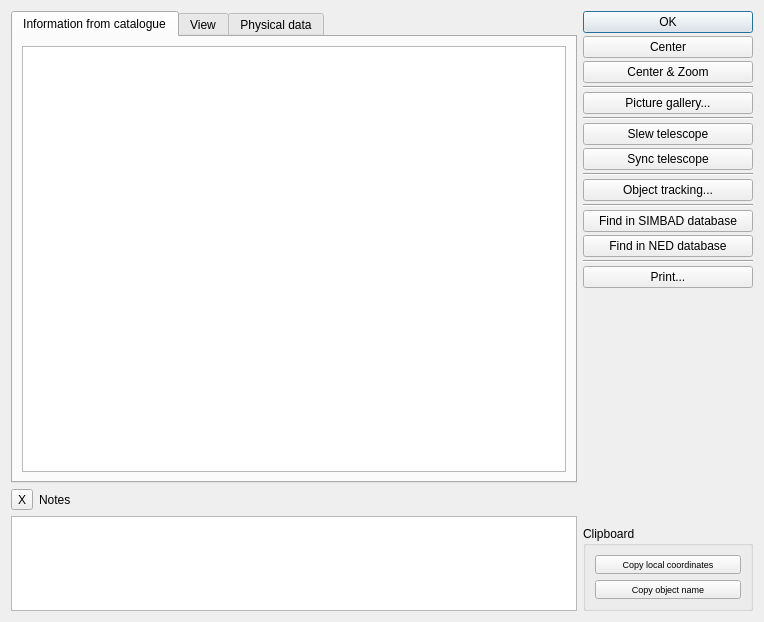
<?xml version="1.0" encoding="UTF-8"?>
<ui version="4.0">
 <class>CObjInfo</class>
 <widget class="QDialog" name="CObjInfo">
  <property name="geometry">
   <rect>
    <x>0</x>
    <y>0</y>
    <width>764</width>
    <height>622</height>
   </rect>
  </property>
  <property name="sizePolicy">
   <sizepolicy hsizetype="Fixed" vsizetype="Fixed">
    <horstretch>0</horstretch>
    <verstretch>0</verstretch>
   </sizepolicy>
  </property>
  <property name="windowTitle">
   <string>Dialog</string>
  </property>
  <layout class="QGridLayout" name="gridLayout_4" rowstretch="15,1,1" columnstretch="10,3">
   <item row="0" column="1" rowspan="2">
    <layout class="QVBoxLayout" name="verticalLayout">
     <property name="spacing">
      <number>3</number>
     </property>
     <item>
      <widget class="QPushButton" name="clb_ok">
       <property name="maximumSize">
        <size>
         <width>16777215</width>
         <height>28</height>
        </size>
       </property>
       <property name="font">
        <font>
         <family>Segoe UI</family>
         <weight>50</weight>
         <bold>false</bold>
         <kerning>false</kerning>
        </font>
       </property>
       <property name="text">
        <string>OK</string>
       </property>
       <property name="checkable">
        <bool>false</bool>
       </property>
      </widget>
     </item>
     <item>
      <widget class="QPushButton" name="clb_center">
       <property name="maximumSize">
        <size>
         <width>16777215</width>
         <height>28</height>
        </size>
       </property>
       <property name="font">
        <font>
         <family>Segoe UI</family>
         <weight>50</weight>
         <bold>false</bold>
         <kerning>false</kerning>
        </font>
       </property>
       <property name="text">
        <string>Center</string>
       </property>
      </widget>
     </item>
     <item>
      <widget class="QPushButton" name="clb_center_zoom">
       <property name="maximumSize">
        <size>
         <width>16777215</width>
         <height>28</height>
        </size>
       </property>
       <property name="font">
        <font>
         <family>Segoe UI</family>
         <weight>50</weight>
         <bold>false</bold>
         <kerning>false</kerning>
        </font>
       </property>
       <property name="text">
        <string>Center &amp;&amp; Zoom</string>
       </property>
      </widget>
     </item>
     <item>
      <widget class="Line" name="line_2">
       <property name="orientation">
        <enum>Qt::Horizontal</enum>
       </property>
      </widget>
     </item>
     <item>
      <widget class="QPushButton" name="clb_gallery">
       <property name="maximumSize">
        <size>
         <width>16777215</width>
         <height>28</height>
        </size>
       </property>
       <property name="font">
        <font>
         <family>Segoe UI</family>
         <weight>50</weight>
         <bold>false</bold>
        </font>
       </property>
       <property name="text">
        <string>Picture gallery...</string>
       </property>
      </widget>
     </item>
     <item>
      <widget class="Line" name="line_3">
       <property name="orientation">
        <enum>Qt::Horizontal</enum>
       </property>
      </widget>
     </item>
     <item>
      <widget class="QPushButton" name="clb_slew">
       <property name="maximumSize">
        <size>
         <width>16777215</width>
         <height>28</height>
        </size>
       </property>
       <property name="font">
        <font>
         <family>Segoe UI</family>
         <weight>50</weight>
         <bold>false</bold>
        </font>
       </property>
       <property name="text">
        <string>Slew telescope</string>
       </property>
      </widget>
     </item>
     <item>
      <widget class="QPushButton" name="clb_sync">
       <property name="maximumSize">
        <size>
         <width>16777215</width>
         <height>28</height>
        </size>
       </property>
       <property name="font">
        <font>
         <family>Segoe UI</family>
         <weight>50</weight>
         <bold>false</bold>
        </font>
       </property>
       <property name="text">
        <string>Sync telescope</string>
       </property>
      </widget>
     </item>
     <item>
      <widget class="Line" name="line_4">
       <property name="orientation">
        <enum>Qt::Horizontal</enum>
       </property>
      </widget>
     </item>
     <item>
      <widget class="QPushButton" name="clb_tracking">
       <property name="maximumSize">
        <size>
         <width>16777215</width>
         <height>28</height>
        </size>
       </property>
       <property name="font">
        <font>
         <family>Segoe UI</family>
         <weight>50</weight>
         <bold>false</bold>
        </font>
       </property>
       <property name="text">
        <string>Object tracking...</string>
       </property>
      </widget>
     </item>
     <item>
      <widget class="Line" name="line_5">
       <property name="orientation">
        <enum>Qt::Horizontal</enum>
       </property>
      </widget>
     </item>
     <item>
      <widget class="QPushButton" name="cb_simbad">
       <property name="maximumSize">
        <size>
         <width>16777215</width>
         <height>28</height>
        </size>
       </property>
       <property name="font">
        <font>
         <family>Segoe UI</family>
         <weight>50</weight>
         <bold>false</bold>
        </font>
       </property>
       <property name="text">
        <string>Find in SIMBAD database</string>
       </property>
      </widget>
     </item>
     <item>
      <widget class="QPushButton" name="pushButton_2">
       <property name="text">
        <string>Find in NED database</string>
       </property>
      </widget>
     </item>
     <item>
      <widget class="Line" name="line">
       <property name="orientation">
        <enum>Qt::Horizontal</enum>
       </property>
      </widget>
     </item>
     <item>
      <widget class="QPushButton" name="cb_print">
       <property name="maximumSize">
        <size>
         <width>16777215</width>
         <height>28</height>
        </size>
       </property>
       <property name="font">
        <font>
         <family>Segoe UI</family>
         <weight>50</weight>
         <bold>false</bold>
        </font>
       </property>
       <property name="text">
        <string>Print...</string>
       </property>
      </widget>
     </item>
     <item>
      <spacer name="verticalSpacer_2">
       <property name="orientation">
        <enum>Qt::Vertical</enum>
       </property>
       <property name="sizeHint" stdset="0">
        <size>
         <width>20</width>
         <height>40</height>
        </size>
       </property>
      </spacer>
     </item>
    </layout>
   </item>
   <item row="2" column="1">
    <widget class="QGroupBox" name="groupBox">
     <property name="font">
      <font>
       <weight>50</weight>
       <bold>false</bold>
      </font>
     </property>
     <property name="title">
      <string>Clipboard</string>
     </property>
     <layout class="QVBoxLayout" name="verticalLayout_2">
      <item>
       <widget class="QPushButton" name="cb_copy1">
        <property name="font">
         <font>
          <family>Segoe UI</family>
          <pointsize>7</pointsize>
          <weight>50</weight>
          <bold>false</bold>
         </font>
        </property>
        <property name="text">
         <string>Copy local coordinates</string>
        </property>
        <property name="checkable">
         <bool>false</bool>
        </property>
        <property name="autoExclusive">
         <bool>false</bool>
        </property>
       </widget>
      </item>
      <item>
       <widget class="QPushButton" name="cb_copy2">
        <property name="font">
         <font>
          <family>Segoe UI</family>
          <pointsize>7</pointsize>
          <weight>50</weight>
          <bold>false</bold>
         </font>
        </property>
        <property name="text">
         <string>Copy object name</string>
        </property>
        <property name="checkable">
         <bool>false</bool>
        </property>
        <property name="autoExclusive">
         <bool>false</bool>
        </property>
       </widget>
      </item>
      <item>
       <spacer name="verticalSpacer_4">
        <property name="orientation">
         <enum>Qt::Vertical</enum>
        </property>
        <property name="sizeHint" stdset="0">
         <size>
          <width>20</width>
          <height>40</height>
         </size>
        </property>
       </spacer>
      </item>
      <item>
       <spacer name="verticalSpacer_3">
        <property name="orientation">
         <enum>Qt::Vertical</enum>
        </property>
        <property name="sizeHint" stdset="0">
         <size>
          <width>20</width>
          <height>40</height>
         </size>
        </property>
       </spacer>
      </item>
      <item>
       <spacer name="verticalSpacer">
        <property name="orientation">
         <enum>Qt::Vertical</enum>
        </property>
        <property name="sizeHint" stdset="0">
         <size>
          <width>20</width>
          <height>40</height>
         </size>
        </property>
       </spacer>
      </item>
     </layout>
    </widget>
   </item>
   <item row="1" column="0" rowspan="2">
    <layout class="QGridLayout" name="gridLayout_3">
     <item row="0" column="2">
      <spacer name="horizontalSpacer">
       <property name="orientation">
        <enum>Qt::Horizontal</enum>
       </property>
       <property name="sizeHint" stdset="0">
        <size>
         <width>40</width>
         <height>20</height>
        </size>
       </property>
      </spacer>
     </item>
     <item row="0" column="1">
      <widget class="QLabel" name="label">
       <property name="text">
        <string>Notes</string>
       </property>
      </widget>
     </item>
     <item row="1" column="0" colspan="3">
      <widget class="QTextEdit" name="textEdit"/>
     </item>
     <item row="0" column="0">
      <widget class="QToolButton" name="pushButton">
       <property name="toolTip">
        <string>Remove note.</string>
       </property>
       <property name="text">
        <string>X</string>
       </property>
      </widget>
     </item>
    </layout>
   </item>
   <item row="0" column="0">
    <widget class="QTabWidget" name="tabWidget">
     <property name="minimumSize">
      <size>
       <width>256</width>
       <height>256</height>
      </size>
     </property>
     <property name="tabShape">
      <enum>QTabWidget::Rounded</enum>
     </property>
     <property name="currentIndex">
      <number>0</number>
     </property>
     <widget class="QWidget" name="tab">
      <attribute name="title">
       <string>Information from catalogue</string>
      </attribute>
      <layout class="QGridLayout" name="gridLayout">
       <item row="0" column="0">
        <widget class="QTextBrowser" name="textBrowser1"/>
       </item>
      </layout>
     </widget>
     <widget class="QWidget" name="tab_2">
      <attribute name="title">
       <string>View</string>
      </attribute>
      <layout class="QGridLayout" name="gridLayout_2">
       <item row="0" column="0">
        <layout class="QGridLayout" name="gridLayout_5"/>
       </item>
      </layout>
     </widget>
     <widget class="QWidget" name="tab_3">
      <attribute name="title">
       <string>Physical data</string>
      </attribute>
      <layout class="QGridLayout" name="gridLayout_6">
       <item row="0" column="0">
        <widget class="QTextBrowser" name="textBrowser_2">
         <property name="readOnly">
          <bool>true</bool>
         </property>
        </widget>
       </item>
      </layout>
     </widget>
    </widget>
   </item>
  </layout>
 </widget>
 <tabstops>
  <tabstop>tabWidget</tabstop>
  <tabstop>textBrowser1</tabstop>
  <tabstop>textEdit</tabstop>
  <tabstop>clb_ok</tabstop>
  <tabstop>clb_center</tabstop>
  <tabstop>clb_center_zoom</tabstop>
  <tabstop>clb_gallery</tabstop>
  <tabstop>clb_slew</tabstop>
  <tabstop>clb_tracking</tabstop>
  <tabstop>cb_print</tabstop>
 </tabstops>
 <resources/>
 <connections/>
</ui>
